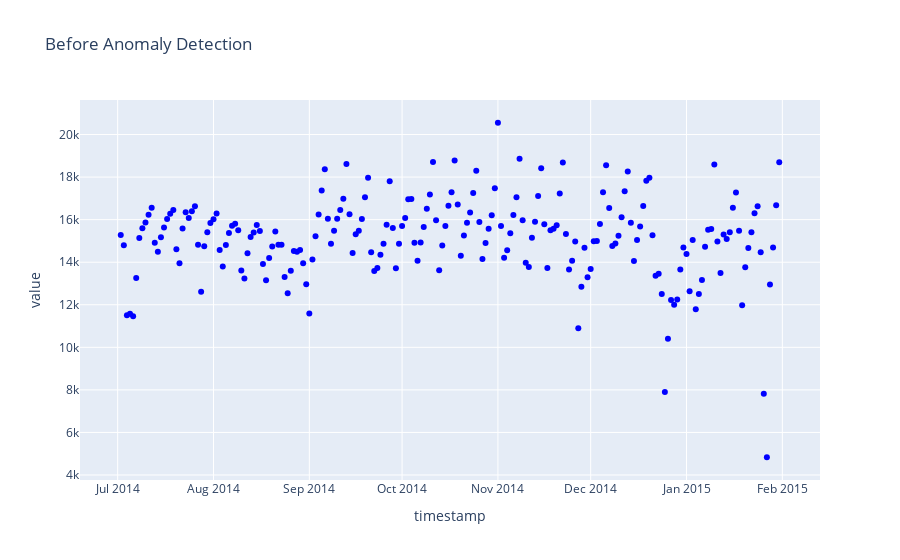

Here is the notebook cell this chart was saved with:
### Code cell
import pandas as pd
import numpy as np
import plotly.express as px
from sklearn.ensemble import IsolationForest

# Apply Isolation Forest with auto contamination
iso_forest = IsolationForest(contamination="auto", random_state=42)
df_daily['anomaly'] = iso_forest.fit_predict(df_daily[['value']])

# Compute manual contamination rate
contamination_rate = (df_daily['anomaly'] == -1).sum() / len(df_daily)

# Refit with calculated contamination rate
iso_forest = IsolationForest(contamination=contamination_rate, random_state=42)
df_daily['anomaly'] = iso_forest.fit_predict(df_daily[['value']])

# Visualizing data before anomaly detection
fig_before = px.scatter(df_daily, x="timestamp", y="value", title="Before Anomaly Detection", color_discrete_sequence=["blue"])
fig_before.show()

# Visualizing data after anomaly detection
fig_after = px.scatter(df_daily, x="timestamp", y="value", color=df_daily["anomaly"].map({1: "Normal", -1: "Anomaly"}),
                       title="After Anomaly Detection", color_discrete_map={"Normal": "blue", "Anomaly": "red"})
fig_after.show()

### Figure 1 — Plotly figure (JSON) as saved in the notebook; plotly's stock layout.template omitted (floating-point values rounded to 4 significant figures; data arrays with more than 128 entries replaced by an {"elided": "..."} marker saying what was removed)
{"data": [{"hovertemplate": "timestamp=%{x}<br>value=%{y}<extra></extra>", "legendgroup": "", "marker": {"color": "blue", "symbol": "circle"}, "mode": "markers", "name": "", "orientation": "v", "showlegend": false, "type": "scatter", "x": {"elided": "214 str values"}, "xaxis": "x", "y": {"elided": "214 float values"}, "yaxis": "y"}], "layout": {"autosize": true, "legend": {"tracegroupgap": 0}, "title": {"text": "Before Anomaly Detection"}, "xaxis": {"anchor": "y", "autorange": true, "domain": [0, 1], "range": ["2014-06-19 02:45:36.1536", "2015-02-12 21:14:23.8464"], "title": {"text": "timestamp"}, "type": "date"}, "yaxis": {"anchor": "x", "autorange": true, "domain": [0, 1], "range": [3537.0, 21850.0], "title": {"text": "value"}, "type": "linear"}}}
